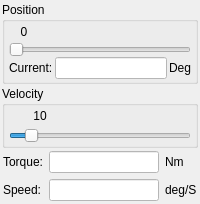
        <widget class="QWidget" name="pageMixed">
         <layout class="QVBoxLayout" name="verticalLayout_11">
          <property name="spacing">
           <number>2</number>
          </property>
          <property name="leftMargin">
           <number>2</number>
          </property>
          <property name="topMargin">
           <number>2</number>
          </property>
          <property name="rightMargin">
           <number>2</number>
          </property>
          <property name="bottomMargin">
           <number>2</number>
          </property>
          <item>
           <widget class="QGroupBox" name="groupBox_7">
            <property name="minimumSize">
             <size>
              <width>0</width>
              <height>0</height>
             </size>
            </property>
            <property name="title">
             <string>Position</string>
            </property>
            <layout class="QVBoxLayout" name="verticalLayout_10">
             <property name="spacing">
              <number>0</number>
             </property>
             <property name="leftMargin">
              <number>4</number>
             </property>
             <property name="topMargin">
              <number>0</number>
             </property>
             <property name="rightMargin">
              <number>4</number>
             </property>
             <property name="bottomMargin">
              <number>2</number>
             </property>
             <item>
              <widget class="QWidget" name="widget_10" native="true">
               <property name="minimumSize">
                <size>
                 <width>0</width>
                 <height>20</height>
                </size>
               </property>
               <property name="maximumSize">
                <size>
                 <width>16777215</width>
                 <height>20</height>
                </size>
               </property>
               <widget class="QLabel" name="labelMixedPosition">
                <property name="geometry">
                 <rect>
                  <x>0</x>
                  <y>0</y>
                  <width>30</width>
                  <height>20</height>
                 </rect>
                </property>
                <property name="minimumSize">
                 <size>
                  <width>30</width>
                  <height>20</height>
                 </size>
                </property>
                <property name="maximumSize">
                 <size>
                  <width>16777215</width>
                  <height>20</height>
                 </size>
                </property>
                <property name="text">
                 <string>0</string>
                </property>
                <property name="alignment">
                 <set>Qt::AlignCenter</set>
                </property>
               </widget>
              </widget>
             </item>
             <item>
              <widget class="QSlider" name="sliderMixedPosition">
               <property name="mouseTracking">
                <bool>false</bool>
               </property>
               <property name="styleSheet">
                <string notr="true"/>
               </property>
               <property name="orientation">
                <enum>Qt::Horizontal</enum>
               </property>
              </widget>
             </item>
             <item>
              <widget class="QWidget" name="widget_11" native="true">
               <layout class="QHBoxLayout" name="horizontalLayout_2">
                <property name="spacing">
                 <number>2</number>
                </property>
                <property name="leftMargin">
                 <number>0</number>
                </property>
                <property name="topMargin">
                 <number>0</number>
                </property>
                <property name="rightMargin">
                 <number>0</number>
                </property>
                <property name="bottomMargin">
                 <number>0</number>
                </property>
                <item>
                 <widget class="QLabel" name="label_13">
                  <property name="text">
                   <string>Current:</string>
                  </property>
                 </widget>
                </item>
                <item>
                 <widget class="QLineEdit" name="editMixedCurrentPos">
                  <property name="styleSheet">
                   <string notr="true">background-color: rgb(255, 255, 255);
</string>
                  </property>
                  <property name="readOnly">
                   <bool>true</bool>
                  </property>
                 </widget>
                </item>
                <item>
                 <widget class="QLabel" name="label_14">
                  <property name="text">
                   <string>Deg</string>
                  </property>
                 </widget>
                </item>
               </layout>
              </widget>
             </item>
            </layout>
           </widget>
          </item>
          <item>
           <widget class="QGroupBox" name="groupBox_6">
            <property name="title">
             <string>Velocity</string>
            </property>
            <layout class="QVBoxLayout" name="verticalLayout_8">
             <property name="spacing">
              <number>2</number>
             </property>
             <property name="leftMargin">
              <number>4</number>
             </property>
             <property name="topMargin">
              <number>0</number>
             </property>
             <property name="rightMargin">
              <number>4</number>
             </property>
             <property name="bottomMargin">
              <number>2</number>
             </property>
             <item>
              <widget class="QWidget" name="widget_12" native="true">
               <property name="minimumSize">
                <size>
                 <width>0</width>
                 <height>20</height>
                </size>
               </property>
               <property name="maximumSize">
                <size>
                 <width>16777215</width>
                 <height>20</height>
                </size>
               </property>
               <widget class="QLabel" name="labelMixedVelocity">
                <property name="geometry">
                 <rect>
                  <x>16</x>
                  <y>0</y>
                  <width>30</width>
                  <height>20</height>
                 </rect>
                </property>
                <property name="minimumSize">
                 <size>
                  <width>30</width>
                  <height>20</height>
                 </size>
                </property>
                <property name="maximumSize">
                 <size>
                  <width>16777215</width>
                  <height>20</height>
                 </size>
                </property>
                <property name="text">
                 <string>10</string>
                </property>
                <property name="alignment">
                 <set>Qt::AlignCenter</set>
                </property>
               </widget>
              </widget>
             </item>
             <item>
              <widget class="QSlider" name="sliderMixedVelocity">
               <property name="mouseTracking">
                <bool>false</bool>
               </property>
               <property name="minimum">
                <number>1</number>
               </property>
               <property name="maximum">
                <number>100</number>
               </property>
               <property name="value">
                <number>10</number>
               </property>
               <property name="orientation">
                <enum>Qt::Horizontal</enum>
               </property>
              </widget>
             </item>
            </layout>
           </widget>
          </item>
          <item>
           <widget class="QWidget" name="widget_13" native="true">
            <layout class="QGridLayout" name="gridLayout_2">
             <property name="leftMargin">
              <number>1</number>
             </property>
             <property name="topMargin">
              <number>1</number>
             </property>
             <property name="rightMargin">
              <number>1</number>
             </property>
             <property name="bottomMargin">
              <number>1</number>
             </property>
             <property name="horizontalSpacing">
              <number>6</number>
             </property>
             <item row="0" column="0">
              <widget class="QLabel" name="label_15">
               <property name="text">
                <string>Torque:</string>
               </property>
              </widget>
             </item>
             <item row="0" column="1">
              <widget class="QLineEdit" name="editMixedTorque">
               <property name="maximumSize">
                <size>
                 <width>16777215</width>
                 <height>16777215</height>
                </size>
               </property>
               <property name="styleSheet">
                <string notr="true">background-color: rgb(255, 255, 255);</string>
               </property>
               <property name="readOnly">
                <bool>true</bool>
               </property>
              </widget>
             </item>
             <item row="0" column="2">
              <widget class="QLabel" name="label_16">
               <property name="text">
                <string>Nm</string>
               </property>
              </widget>
             </item>
             <item row="1" column="0">
              <widget class="QLabel" name="labelSpeed6">
               <property name="text">
                <string>Speed:</string>
               </property>
              </widget>
             </item>
             <item row="1" column="1">
              <widget class="QLineEdit" name="editMixedSpeed">
               <property name="maximumSize">
                <size>
                 <width>16777215</width>
                 <height>16777215</height>
                </size>
               </property>
               <property name="styleSheet">
                <string notr="true">background-color: rgb(255, 255, 255);</string>
               </property>
               <property name="readOnly">
                <bool>true</bool>
               </property>
              </widget>
             </item>
             <item row="1" column="2">
              <widget class="QLabel" name="labelSpeed7">
               <property name="text">
                <string>deg/S</string>
               </property>
              </widget>
             </item>
            </layout>
           </widget>
          </item>
         </layout>
        </widget>
